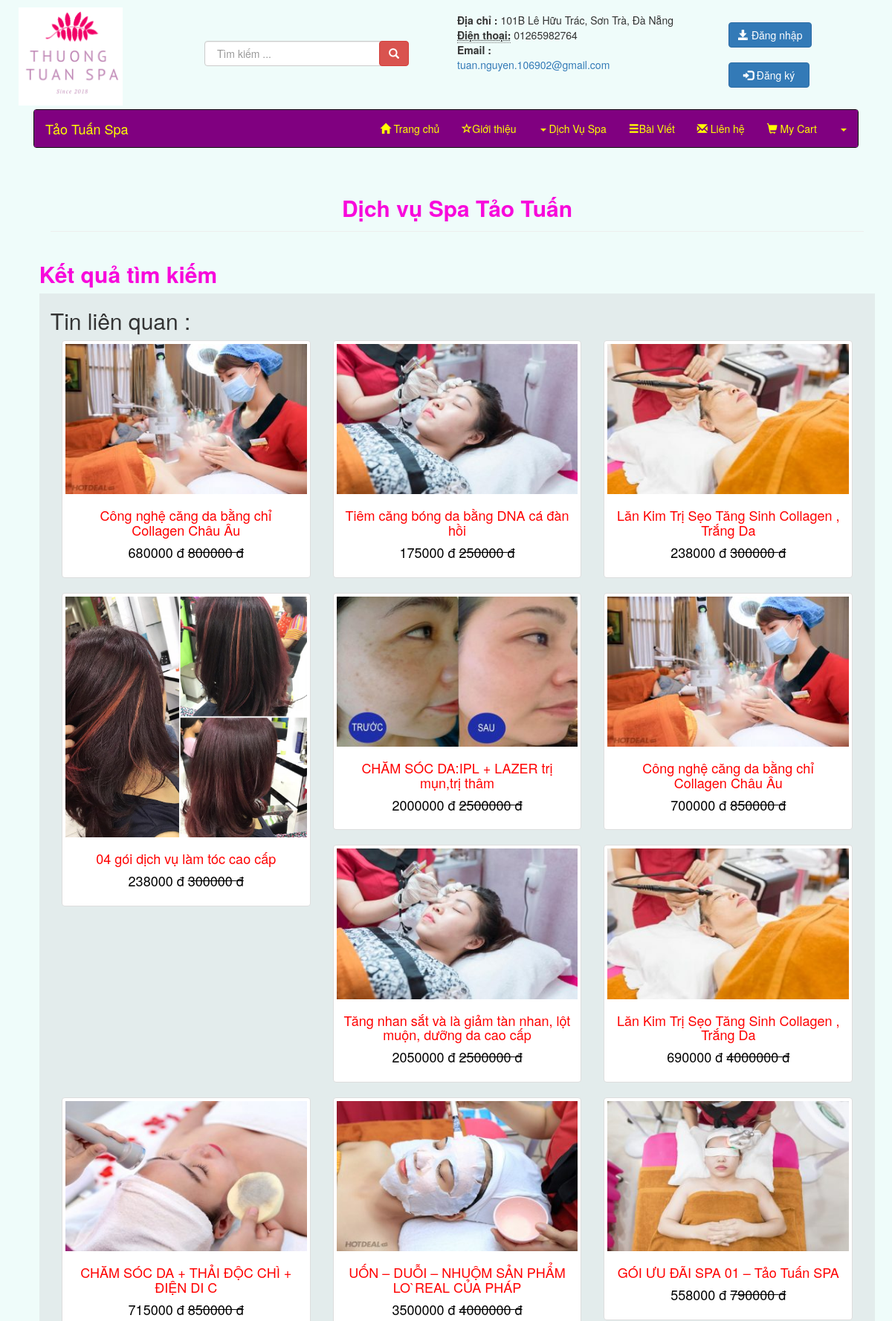
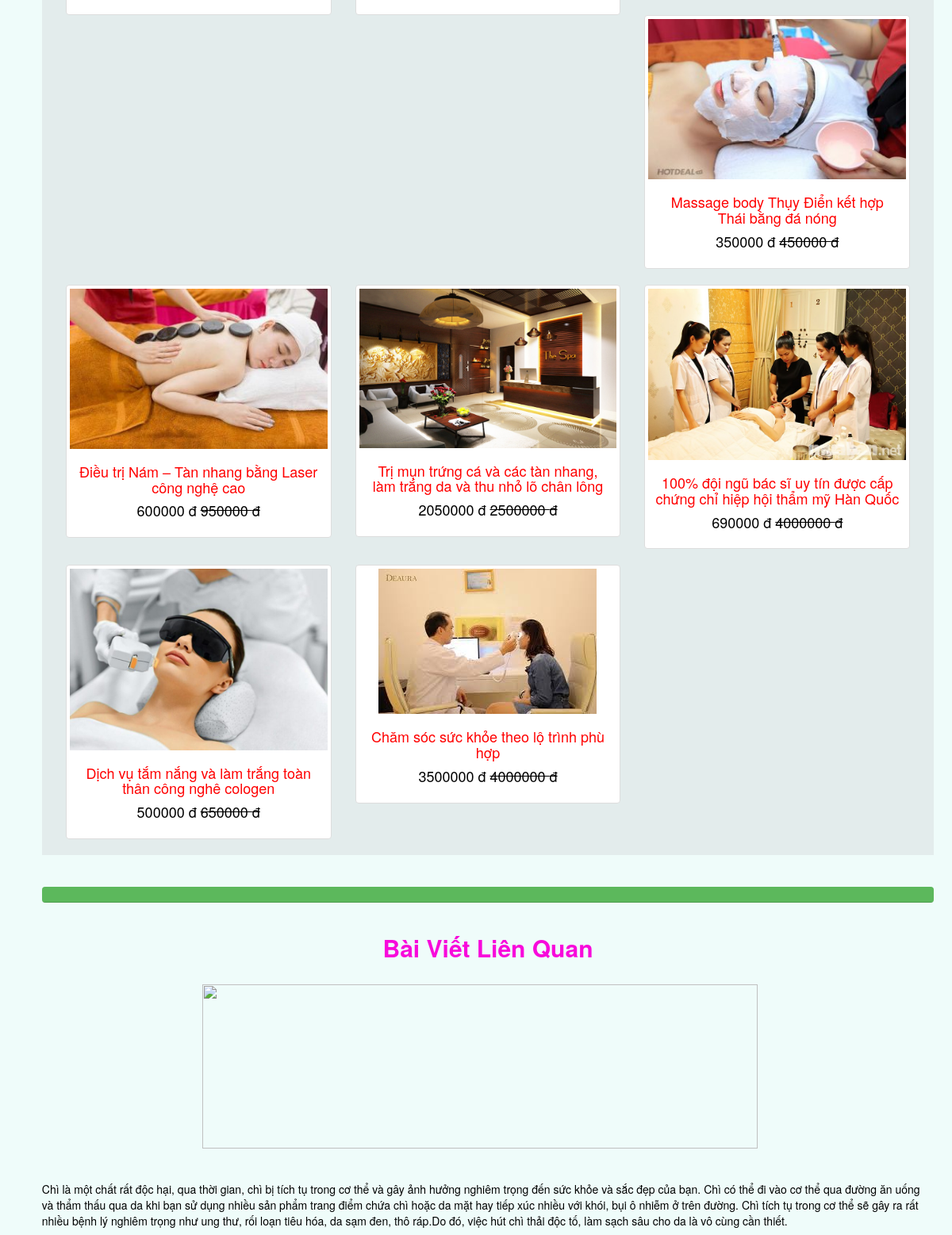
The page /PHP_project/search.php (upper part) on the database its author committed (2 pictures, top to bottom).
### tables this page shows
create table if not exists products (
	id int(11) not null auto_increment,
	prod_name varchar(255) not null,
    code varchar(20) not null,
	img varchar(255) not null,
	category_id int(11),
	quantity int(11) not null,
	new_price varchar(11) not null,
    old_price varchar(11),
	status_id int  (4) ,
	imported_date DATETIME DEFAULT CURRENT_TIMESTAMP,
	description varchar(500) not null,
	primary key(id),
	foreign key(category_id) references categories(id),
    foreign key(status_id) references status_product(id)
);

### PHP_project/search.php (the view, shortened to what this page needs)
<!DOCTYPE html>
<html>
<head>
  <link rel="stylesheet" type="text/css" href="CSS/style.css">
  <link rel="stylesheet" href="swiper-master/dist/css/swiper.min.css">
  <link rel="stylesheet" href="https://maxcdn.bootstrapcdn.com/bootstrap/3.3.7/css/bootstrap.min.css">
  <link rel="stylesheet" type="text/css" href="animate/animate.css">
  <link rel="stylesheet" href="https://maxcdn.bootstrapcdn.com/font-awesome/4.4.0/css/font-awesome.min.css">
  <body  style="background: #effcfa;">
    <?php
    require_once "top.php";
    ?>
    <div id="wapper">
      <form method="post" action="chitiet.php?id=<?php echo $row["id"]; ?>">
        <div class="container ">
          <div style="  margin-left: 2%; margin-right: 2%" class="row chitiet">
            <div class="row">
              <div class="col-xs-12 col-sm-12 col-md-12 col-lg-12">
                <div class="page-header">
                  <center>
                    <h4 class="modal-title" style="color: #f809db;font-weight: bold;font-size: 30px;">Dịch vụ Spa Tảo Tuấn</h4>
                  </center>
                </div>
              </div>
              <div class="col-xs-12 col-sm-12    col-md-12   col-lg-12  ttin">
                <div class="row">
                  <h2 style="color: #f809db;font-weight: bold;">Kết quả tìm kiếm</h2>
                </div>
              </div>
              <div class="col-xs-12 col-sm-12 col-md-12 col-lg-12 wow bounceInUp" data-wow-duration="2s" data-wow-delay="0s" data-wow-interaion="1" style="background-color: #e3ecec">
               <h2>Tin liên quan :</h2>
               <?php
    require('connection_db.php');
    $sql1 = "SELECT * FROM Products where prod_name like '%$search%'";
    if($result1 = mysqli_query($mysqli, $sql1)){
        if(mysqli_num_rows($result1) > 0){
            while($row = mysqli_fetch_array($result1)){
                ?>
                <div class="col-sm-4">
                    <form method="post" action="home.php?id=<?php echo $row["id"]; ?>">
                        <div class=" thumbnail hovereffect  "  >
                            <a href="chitiet.php?id=<?php echo $row['id'] ?>"><img  src="<?php echo  "./uploads/".$row['img'] ?> " ></a>
                            <div class="overlay">
                            </div>
                            <div class="caption">
                               <h4 style="color: red;"><center> <?php echo $row['prod_name']; ?></center></h4>
                               <p>
                                <center><h4 style="color: black"> <?php echo $row['new_price']; ?> đ
                                    <strike> <?php echo $row['old_price']; ?> đ </strike> </h4></center>
                                </p>
                           </div>
                       </div>
                   </form>
               </div>
               <?php
           }
       }else{
        echo "<p class='lead'> No records were found. </p>";
    }
} else{
    echo "ERROR: Could not able to execute $sql. " . mysqli_error($mysqli);
}
?>
</div>
          <div class="row">
            <div class="col-sm-12">
              <br><br><div class="progress  wow bounceInUp" data-wow-duration="2s" data-wow-delay="0s" data-wow-interaion="1">
                <div class="progress-bar progress-bar-success" role="progressbar" style="width:100%">
                </div>
              </div>
            </div>
            <div class="col-sm-12 ">
              <div class="  col-sm-12">
                <center><h2 style="color: #f809db;font-weight: bold;">Bài Viết Liên Quan</h2><br></center>
              </div>
              <div class="col-xs-12 col-sm-12 col-md-12 col-lg-2">
              </div>
              <div class="  col-sm-8">
                <img class="wp-image-739 size-full aligncenter" src="http://ngocanhhairspa.com.vn/wp-content/uploads/2018/09/CHĂM-SÓC-DA-THẢI-ĐỘC-CHÌ-06.jpg" alt="" width="650" height="207" srcset="http://ngocanhhairspa.com.vn/wp-content/uploads/2018/09/CHĂM-SÓC-DA-THẢI-ĐỘC-CHÌ-06.jpg 650w, http://ngocanhhairspa.com.vn/wp-content/uploads/2018/09/CHĂM-SÓC-DA-THẢI-ĐỘC-CHÌ-06-300x96.jpg 300w, http://ngocanhhairspa.com.vn/wp-content/uploads/2018/09/CHĂM-SÓC-DA-THẢI-ĐỘC-CHÌ-06-600x191.jpg 600w" sizes="(max-width: 650px) 100vw, 650px" style="width: 700px;">
              </div>
              <div class="  col-sm-4">
              </div>
            </div>
            <div class=" col-sm-12 ">
              <br></br><p>Chì là một chất rất độc hại, qua thời gian, chì bị tích tụ trong cơ thể và gây ảnh hưởng nghiêm trọng đến sức khỏe và sắc đẹp của bạn. Chì có thể đi vào cơ thể qua đường ăn uống và thẩm thấu qua da khi bạn sử dụng nhiều sản phẩm trang điểm chứa chì hoặc da mặt hay tiếp xúc nhiều với khói, bụi ô nhiễm ở trên đường. Chì tích tụ trong cơ thể sẽ gây ra rất nhiều bệnh lý nghiêm trọng như ung thư, rối loạn tiêu hóa, da sạm đen, thô ráp.Do đó, việc hút chì thải độc tố, làm sạch sâu cho da là vô cùng cần thiết.</p>
            </div>
          </div>
          <?php include('bottom.php'); ?>
      </div>
    </div>
  </form>
</div>
</body>
</html>

### PHP_project/CSS/style.css (style rules this page uses)
.cacgoidieutri b , .cacgoi h3, p { color: black; }
* { margin: 10; padding: 0; }
body { font-family: Time News Roman; }
.hovereffect { width: 100%; height: 100%; float: left; overflow: hidden; position: relative; text-align: center; cursor: default; }
.hovereffect .overlay { width: 100%; height: 100%; position: absolute; overflow: hidden; top: 0; left: 0; }
.hovereffect img { display: block; position: relative; -webkit-transition: all 0.4s ease-in; transition: all 0.4s ease-in; background-color: lightblue; }

### rows shown on the page
products: img (picture), prod_name "Công nghệ căng da bằng chỉ Collagen Châu Âu", new_price "680000", old_price "800000"
products: img (picture), prod_name "Tiêm căng bóng da bằng DNA cá đàn hồi", new_price "175000", old_price "250000"
products: img (picture), prod_name "Lăn Kim Trị Sẹo Tăng Sinh Collagen , Trắng Da", new_price "238000", old_price "300000"
products: img (picture), prod_name "04 gói dịch vụ làm tóc cao cấp", new_price "238000", old_price "300000"
products: img (picture), prod_name "CHĂM SÓC DA:IPL + LAZER trị mụn,trị thâm", new_price "2000000", old_price "2500000"
products: img (picture), prod_name "Công nghệ căng da bằng chỉ Collagen Châu Âu", new_price "700000", old_price "850000"
products: img (picture), prod_name "Tăng nhan sắt và là giảm tàn nhan, lột muộn, dưỡng da cao cấp", new_price "2050000", old_price "2500000"
products: img (picture), prod_name "Lăn Kim Trị Sẹo Tăng Sinh Collagen , Trắng Da", new_price "690000", old_price "4000000"
products: img (picture), prod_name "CHĂM SÓC DA + THẢI ĐỘC CHÌ + ĐIỆN DI C", new_price "715000", old_price "850000"
products: img (picture), prod_name "UỐN – DUỖI – NHUỘM SẢN PHẨM LO`REAL CỦA PHÁP", new_price "3500000", old_price "4000000"
products: img (picture), prod_name "GÓI ƯU ĐÃI SPA 01 – Tảo Tuấn SPA", new_price "558000", old_price "790000"
products: img (picture), prod_name "Massage body Thụy Điển kết hợp Thái bằng đá nóng", new_price "350000", old_price "450000"
products: img (picture), prod_name "Điều trị Nám – Tàn nhang bằng Laser công nghệ cao", new_price "600000", old_price "950000"
products: img (picture), prod_name "Trị mụn trứng cá và các tàn nhang, làm trắng da và thu nhỏ lõ chân lông", new_price "2050000", old_price "2500000"
products: img (picture), prod_name "100% đội ngũ bác sĩ uy tín được cấp chứng chỉ hiệp hội thẩm mỹ Hàn Quốc", new_price "690000", old_price "4000000"
products: img (picture), prod_name "Dịch vụ tắm nắng và làm trắng toàn thân công nghê cologen", new_price "500000", old_price "650000"
products: img (picture), prod_name "Chăm sóc sức khỏe theo lộ trình phù hợp", new_price "3500000", old_price "4000000"
